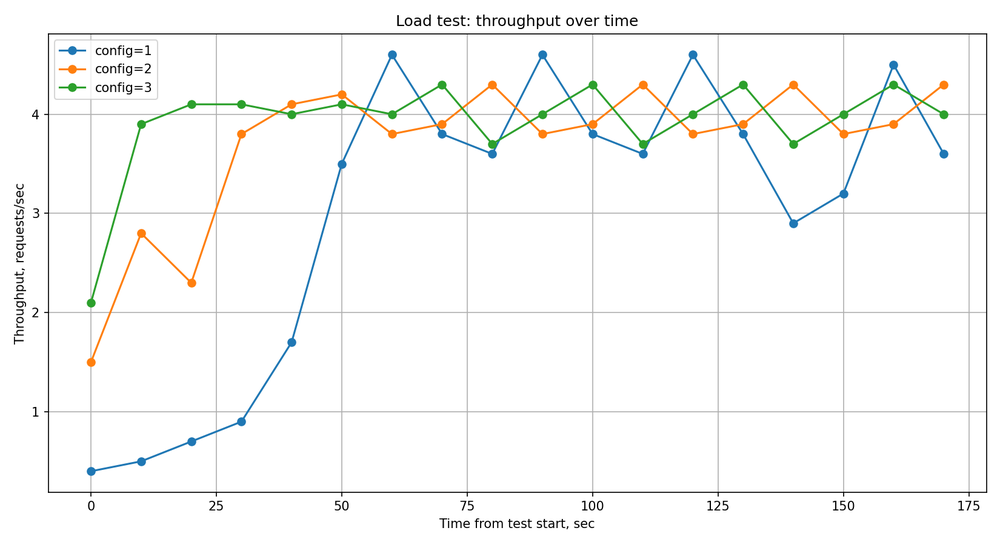
#> input picture junior/Software Testing/software_testing_lab4/report/img/load_throughput_all_configs.png, 1000 x 545 px, shrunk from 1650 x 900 before the run
$ python -i main.py   (imports and definitions only)
#> lines starting #> are read from the running program, lines starting #| are printed output that depends on the picture
import os
from PIL import Image
import numpy as np
import matplotlib.pyplot as plt
import tkinter as tk
from tkinter import filedialog, messagebox

IMG1_PATH = "pic1.png"
IMG2_PATH = "pic2.png"

def show_image_and_hists(path):
    try:
        im = Image.open(path).convert("RGB")
    except Exception as e:
        messagebox.showerror("Error", f"Failed to open image:\n{e}")
        return

    r, g, b = im.split()
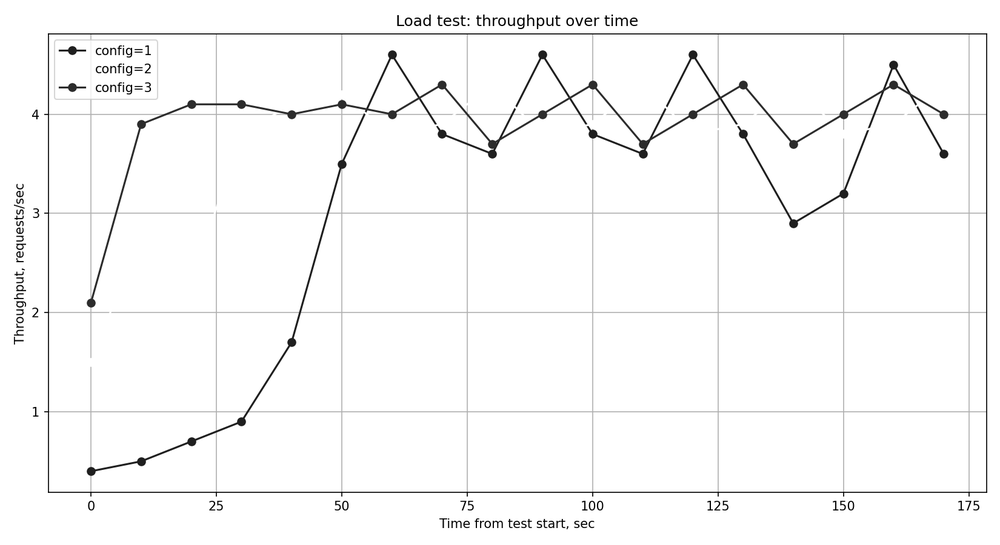
#> r: PIL image 1000x545 L; min 0, max 255, mean 248.3
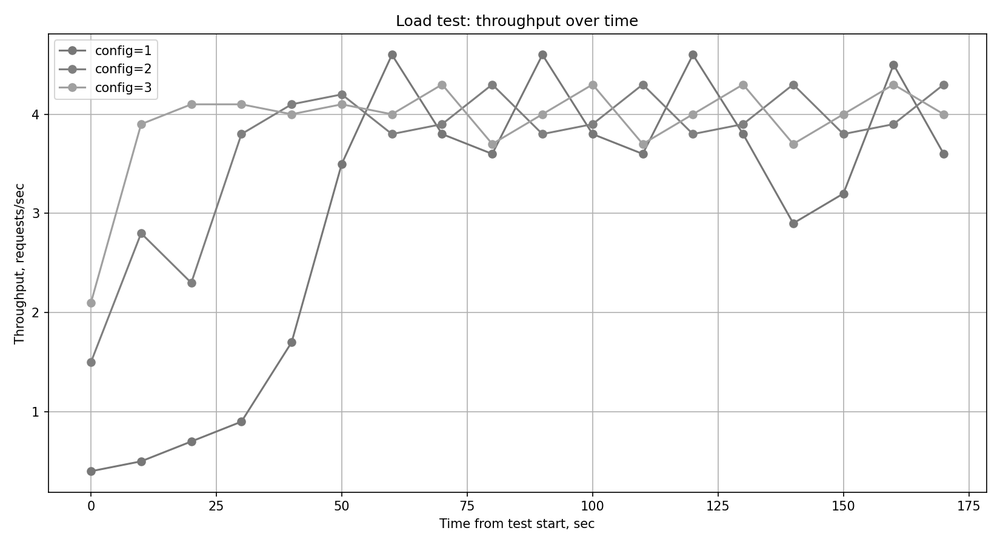
#> g: PIL image 1000x545 L; min 0, max 255, mean 248.8
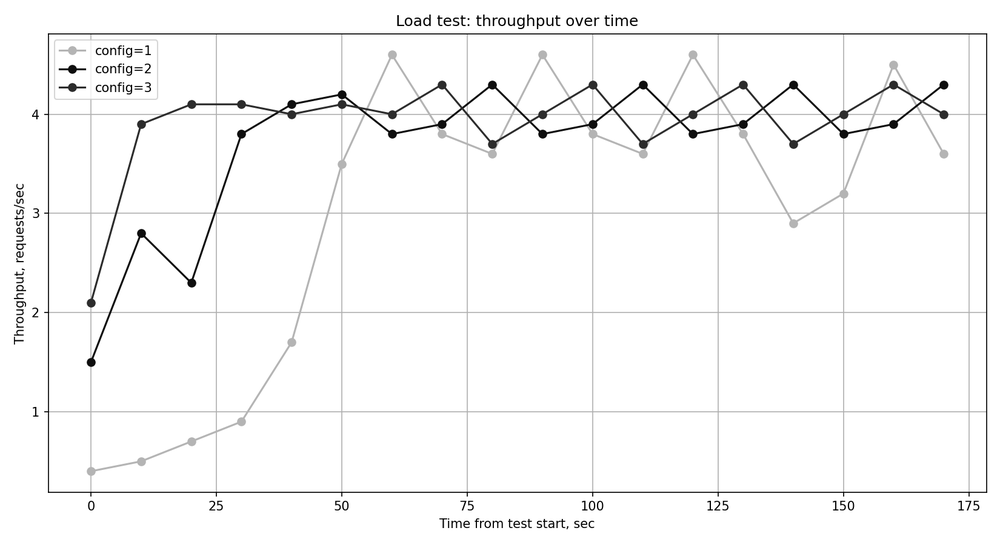
#> b: PIL image 1000x545 L; min 0, max 255, mean 247.9
    r_counts = np.array(r.histogram())  # 256 counts (0..255)
#> r_counts = 256 values, max 483889 at index 255, min 30 at index 136, mean 2128.9
    g_counts = np.array(g.histogram())
#> g_counts = 256 values, max 478813 at index 255, min 7 at index 74, mean 2128.9
    b_counts = np.array(b.histogram())
#> b_counts = 256 values, max 478697 at index 255, min 22 at index 105, mean 2128.9
    bins = np.arange(256)
    ticks = np.arange(0, 257, 16)

    # Figure: image on top, 3 histograms below
    fig = plt.figure(figsize=(12, 8))
    gs = fig.add_gridspec(2, 3, height_ratios=[2, 1])

    # Top: image
    ax_img = fig.add_subplot(gs[0, :])
    ax_img.imshow(im)
    ax_img.set_title(f"Image: {os.path.basename(path)}")
    ax_img.axis("off")

    # Bottom: R, G, B histograms
    axR = fig.add_subplot(gs[1, 0])
    axG = fig.add_subplot(gs[1, 1])
    axB = fig.add_subplot(gs[1, 2])

    for ax, counts, color, title in [
        (axR, r_counts, "red",   "Red"),
        (axG, g_counts, "green", "Green"),
        (axB, b_counts, "blue",  "Blue"),
    ]:
        ax.bar(bins, counts, width=1.0, alpha=0.7, color=color)
        ax.set_xlim(0, 255)
        ax.set_xticks(ticks)
        ax.set_xticklabels([str(t) for t in ticks], rotation=90)
        ax.set_xlabel("Intensity (0–255)")
        ax.set_ylabel("Pixel count")
        ax.set_title(f"{title} channel")
        ax.set_yscale("log")
#> this loop made 3 passes
#> (color, title) on passes 1 to 3: ('red', 'Red'), ('green', 'Green'), ('blue', 'Blue')

    fig.tight_layout()
    plt.show()
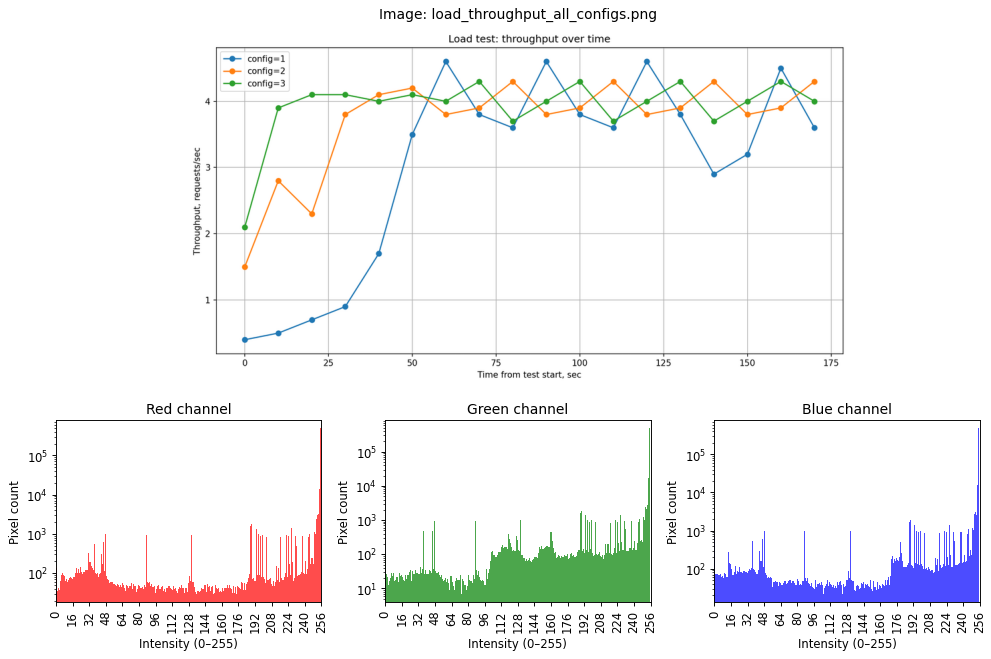
#> figure drawn by matplotlib, 4 panels; panel 2: tallest bar 483889 high, from x = 254.5 to 255.5; panel 3: tallest bar 478813 high, from x = 254.5 to 255.5; panel 4: tallest bar 478697 high, from x = 254.5 to 255.5

def pick_and_show():
    path = filedialog.askopenfilename(
        title="Choose an image",
        filetypes=[
            ("Images", "*.png;*.jpg;*.jpeg;*.bmp;*.tif;*.tiff;*.webp"),
            ("All files", "*.*"),
        ],
    )
    if path:
        show_image_and_hists(path)

def main_window():
    root = tk.Tk()
    root.title("Image & RGB Histograms")

    tk.Button(root, text="Open Image 1", width=24,
              command=lambda: show_image_and_hists(IMG1_PATH)).pack(padx=12, pady=8)

    tk.Button(root, text="Open Image 2", width=24,
              command=lambda: show_image_and_hists(IMG2_PATH)).pack(padx=12, pady=8)

    tk.Button(root, text="Open From File…", width=24,
              command=pick_and_show).pack(padx=12, pady=8)

    tk.Button(root, text="Quit", width=24, command=root.destroy).pack(padx=12, pady=8)

    root.mainloop()

# [2 lines not run here, left out]

>>> result = show_image_and_hists('../../Software Testing/software_testing_lab4/report/img/load_throughput_all_configs.png')

$ run again, on junior/Software Testing/software_testing_lab4/report/img/stress_error_rate_vs_load_config_3.png
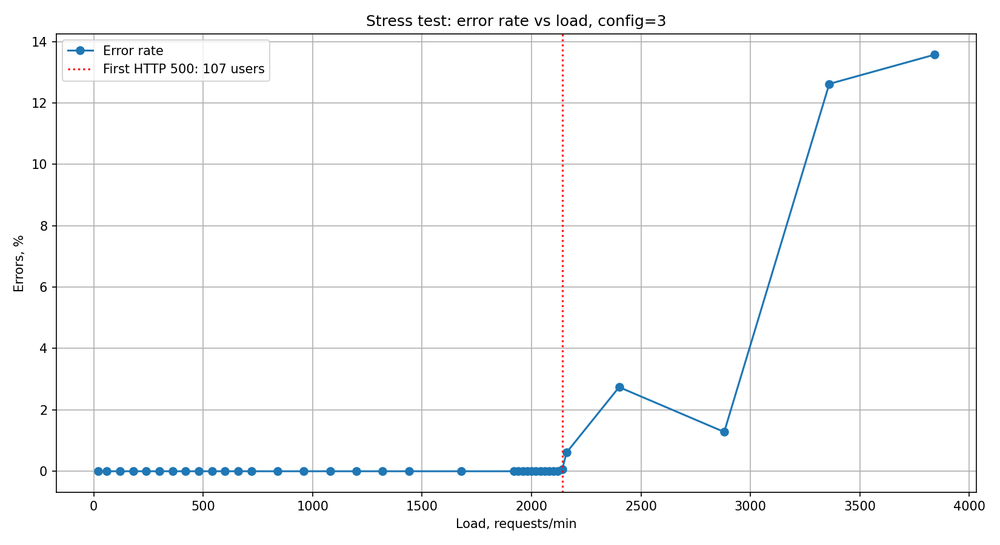
#> input picture junior/Software Testing/software_testing_lab4/report/img/stress_error_rate_vs_load_config_3.png, 1000 x 545 px, shrunk from 1650 x 900 before the run
#> r_counts = 256 values, max 476465 at index 255, min 14 at index 108, mean 2128.9
#> g_counts = 256 values, max 475535 at index 255, min 14 at index 83, mean 2128.9
#> b_counts = 256 values, max 476006 at index 255, min 10 at index 108, mean 2128.9
#> the loop in show_image_and_hists, `for ax, counts, color, title in [ (axR, r_counts, "red",   "Red"), (ax..` made 3 passes
#> (color, title) on passes 1 to 3: ('red', 'Red'), ('green', 'Green'), ('blue', 'Blue')
#> in show_image_and_hists, `plt.show()`:
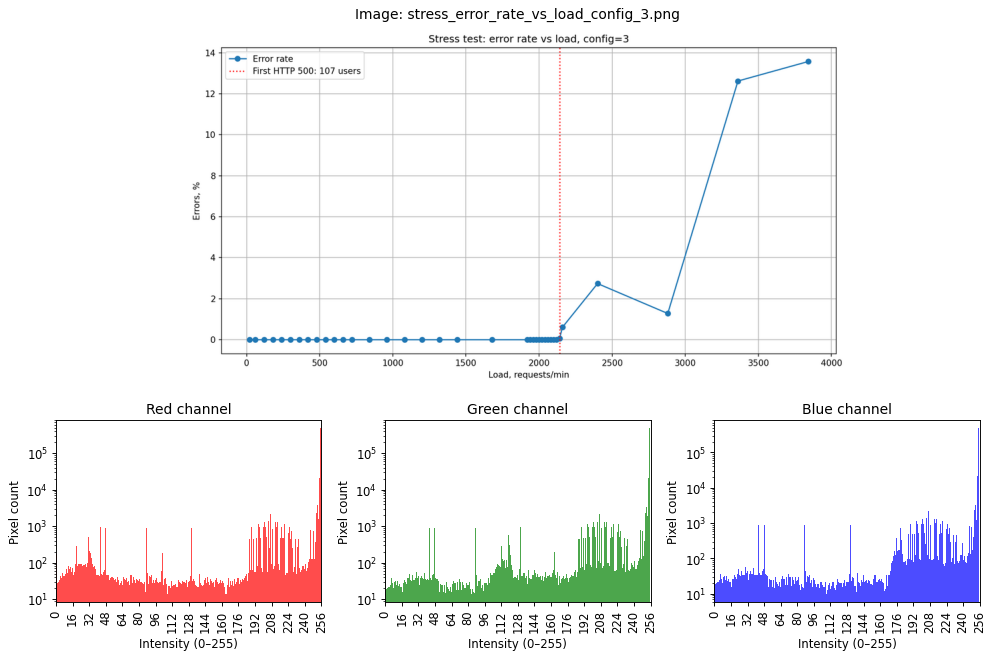
#> figure drawn by matplotlib, 4 panels; panel 2: tallest bar 476465 high, from x = 254.5 to 255.5; panel 3: tallest bar 475535 high, from x = 254.5 to 255.5; panel 4: tallest bar 476006 high, from x = 254.5 to 255.5

$ run again, on junior/Software Testing/software_testing_lab4/report/img/stress_response_metrics_vs_load_config_3.png
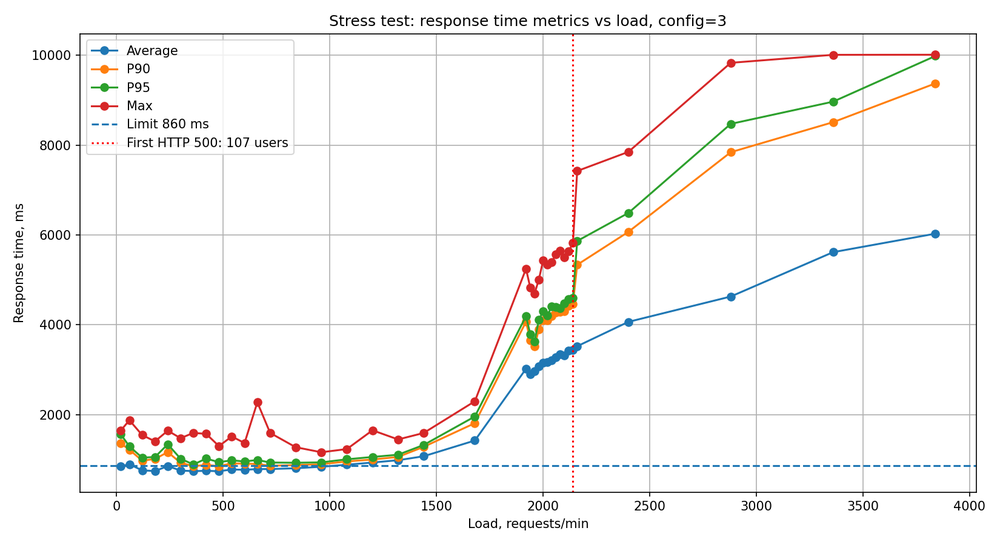
#> input picture junior/Software Testing/software_testing_lab4/report/img/stress_response_metrics_vs_load_config_3.png, 1000 x 545 px, shrunk from 1650 x 900 before the run
#> in show_image_and_hists, `r, g, b = im.split()`:
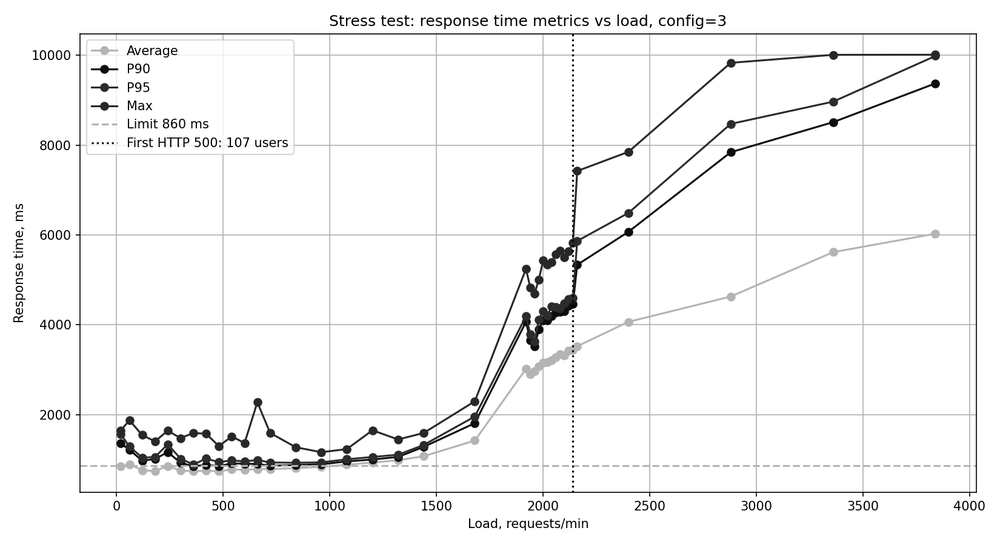
#> b: PIL image 1000x545 L; min 0, max 255, mean 245.3
#> r_counts = 256 values, max 470789 at index 255, min 34 at index 115, mean 2128.9
#> g_counts = 256 values, max 465676 at index 255, min 28 at index 75, mean 2128.9
#> b_counts = 256 values, max 465568 at index 255, min 43 at index 137, mean 2128.9
#> the loop in show_image_and_hists, `for ax, counts, color, title in [ (axR, r_counts, "red",   "Red"), (ax..` made 3 passes
#> (color, title) on passes 1 to 3: ('red', 'Red'), ('green', 'Green'), ('blue', 'Blue')
#> in show_image_and_hists, `plt.show()`:
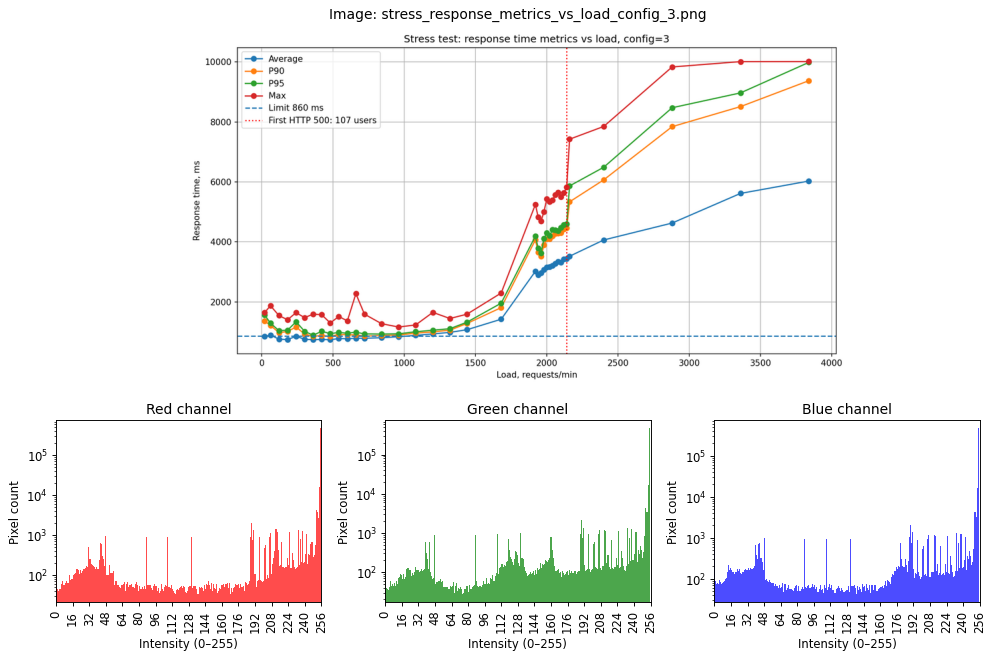
#> figure drawn by matplotlib, 4 panels; panel 2: tallest bar 470789 high, from x = 254.5 to 255.5; panel 3: tallest bar 465676 high, from x = 254.5 to 255.5; panel 4: tallest bar 465568 high, from x = 254.5 to 255.5
